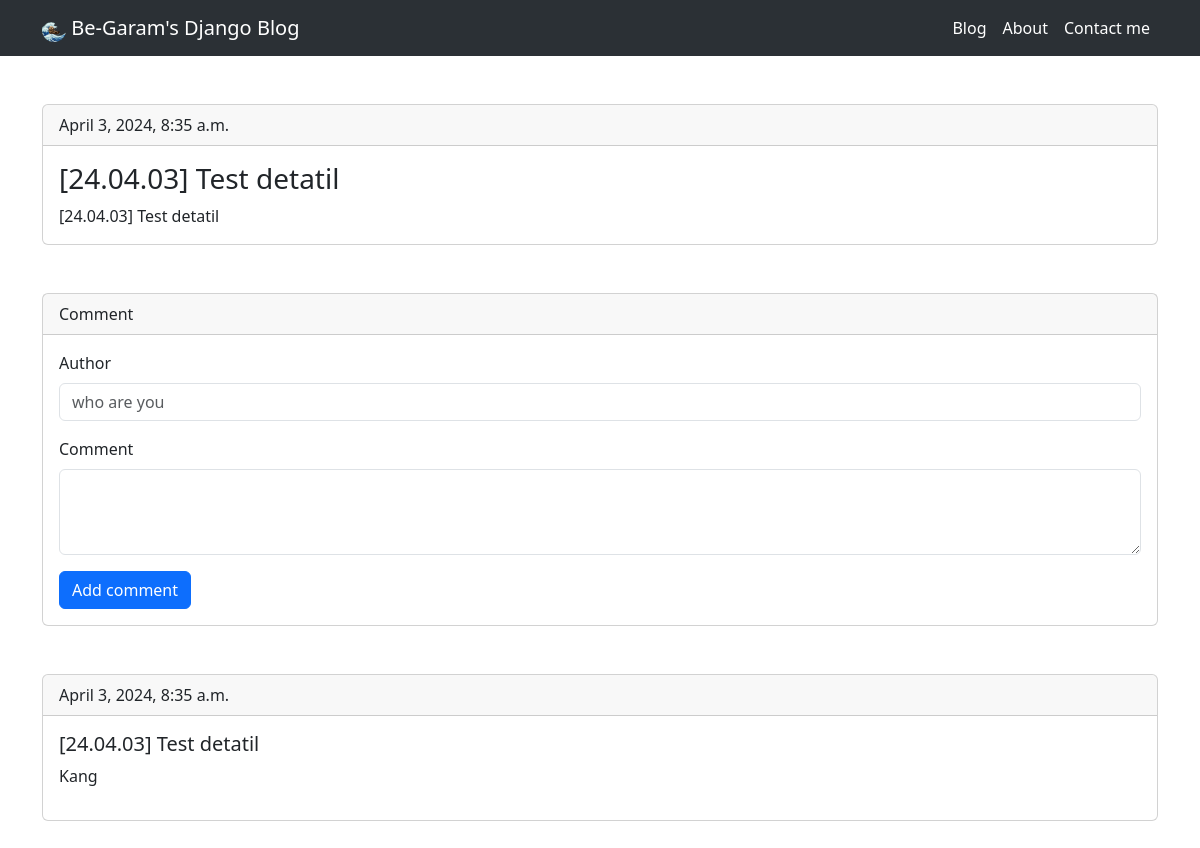
The app's page /post/2/, older data.
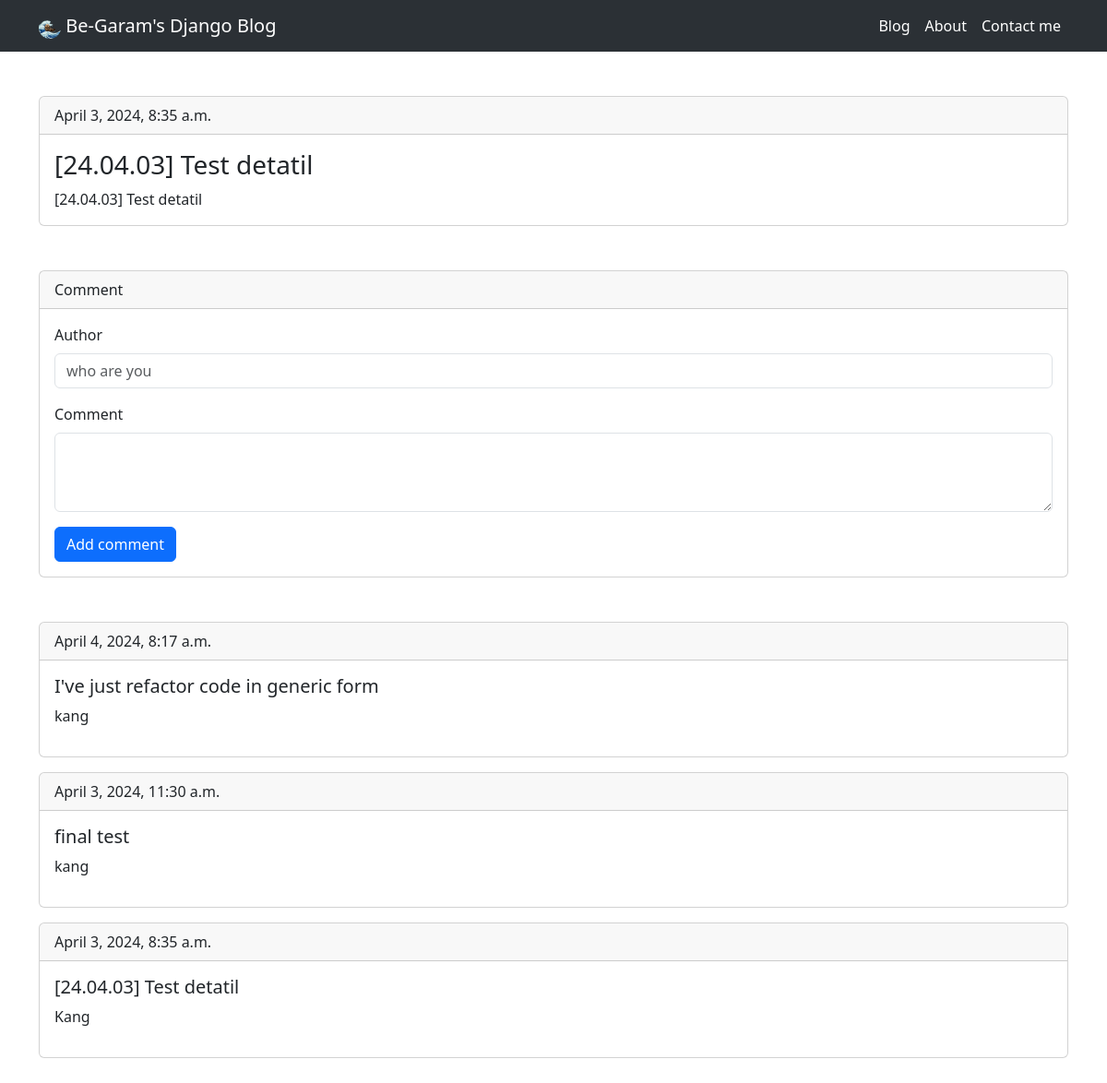
The same page, newer data.
### blog/models.py (models this page shows, shortened)
class Comment(models.Model):
    post = models.ForeignKey(Post, related_name='comments', on_delete=models.CASCADE)
    author = models.CharField(max_length=100)
    text = models.TextField()
    created_date = models.DateTimeField(default=timezone.now)

### blog/views.py (the view)
# urls.py: path('post/<int:pk>/', views.PostDetailView.as_view(), name='post_detail'),
class PostDetailView(generic.DetailView):
    model = Post
    template_name = 'blog/post_detail.html'
    context_object_name = 'post'
    def get_context_data(self, **kwargs):
        context = super().get_context_data(**kwargs)
        context['comments'] = self.object.comments.all()
        context['form'] = CommentForm()
        return context
    def post(self, request, *args, **kwargs):
        self.object = self.get_object()
        form = CommentForm(request.POST)
        if form.is_valid():
            comment = form.save(commit=False)
            comment.post = self.object
            comment.save()
        return redirect('blog:post_detail', pk=self.object.pk)

### blog/forms.py
class CommentForm(forms.ModelForm):
    class Meta:
        model = Comment
        fields = ['author', 'text']

### blog/templates/blog/post_detail.html (shortened to what this page needs)
{% load static %}
<!DOCTYPE html>
<html>
    <head>
        <link rel="stylesheet" href="{% static 'css/bootstrap.min.css' %}", type="text/css">
    </head>
    <body>
        <nav class="navbar sticky-top bg-body-tertiary" data-bs-theme="dark">
            <div class="container">
                <a class="navbar-brand me-lg-auto" href="./post_list.html">
                    <img src="{% static 'assesst/logo.png' %}" width="24" height="24">
                    Be-Garam's Django Blog
                </a>
                <ul class="nav col-12 col-lg-auto mb-2 justify-content-end mb-md-0">
                    <li><a href="./post_list.html" class="nav-link px-2 link-body-emphasis">Blog</a></li>
                    <li><a href="./about.html" class="nav-link px-2 link-body-emphasis">About</a></li>
                    <li><a href="./contact.html" class="nav-link px-2 link-body-emphasis">Contact me</a></li>
                </ul>
            </div>
        </nav>
        <div class="container my-5">
            <div class="card my-5">
                <div class="card-header">{{post.date_posted}}</div>
                <div class="card-body">
                  <h3 class="card-title">{{post.title}}</h5>
                  <p class="card-text">{{ post.content|linebreaksbr }}</p>
                </div>
              </div>
            <div class="card my-5">
                <form method="post">
                    <div class="card-header">Comment</div>
                    <div class="card-body">
                        <div class="mb-3">
                            <label for="exampleFormControlInput1" class="form-label">Author</label>
                            <input type="text" name="author" class="form-control" id='author' placeholder="who are you" required>
                        </div>
                        <div class="mb-3">
                            <label for="exampleFormControlTextarea1" class="form-label">Comment</label>
                            <textarea name="text" class="form-control" id="exampleFormControlTextarea1" rows="3"></textarea>
                        </div>
                        <button type="submit" class="btn btn-primary">Add comment</button>
                    </div>
                </form>
            </div>
            {% for comment in comments reversed %}
                <div class="card my-3">
                    <div class="card-header">{{ comment.created_date }}</div>
                    <div class="card-body">
                        <h5>{{ comment.text }}</h5>
                        <p>{{ comment.author }}</p>
                    </div>
                </div>
            {% endfor %}
        </div>
    </body>
</html>

Row changes from the older to the newer data that the page shows:
added Comment: created_date "April 4, 2024, 8:17 a.m.", text "I've just refactor code in generic form", author "kang"
added Comment: created_date "April 3, 2024, 11:30 a.m.", text "final test", author "kang"
